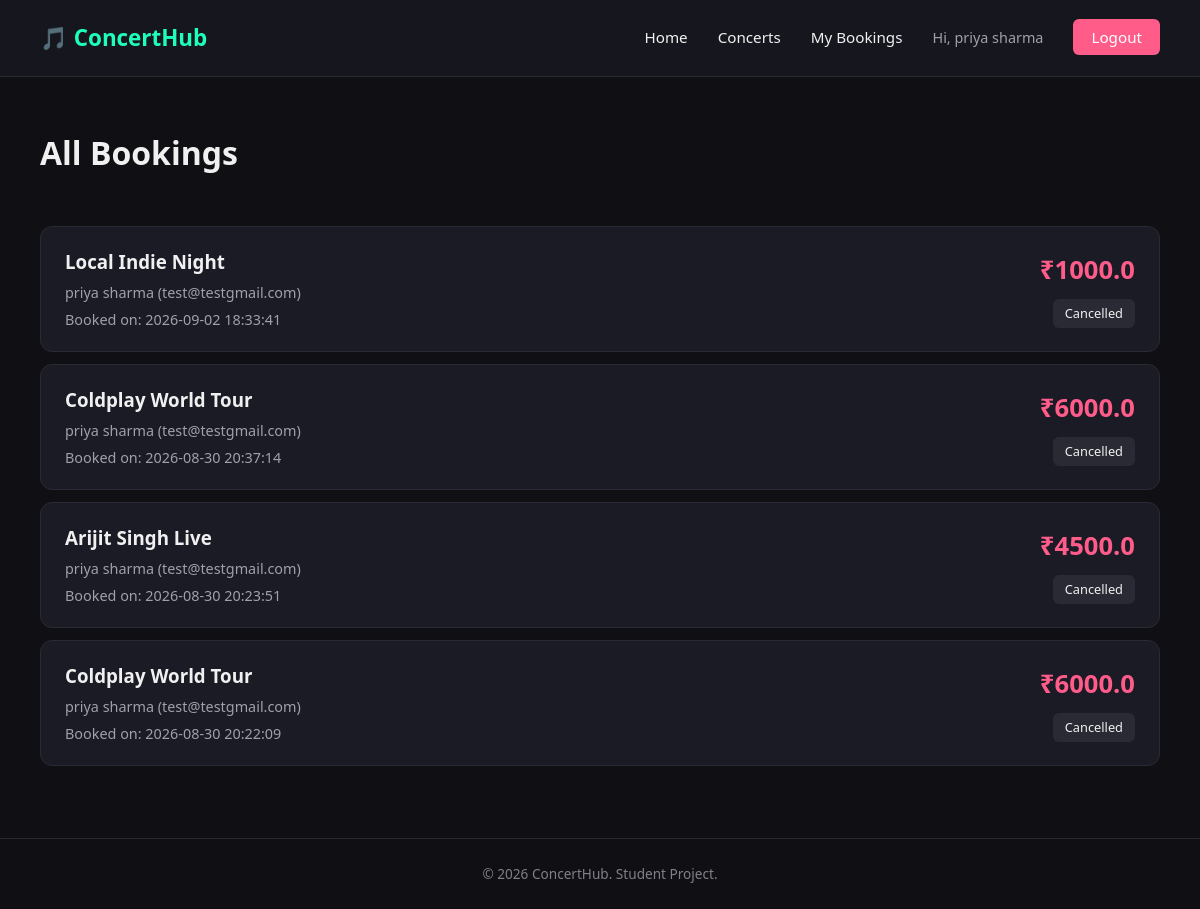
The page /admin/bookings (signed in) on the database as committed earlier.
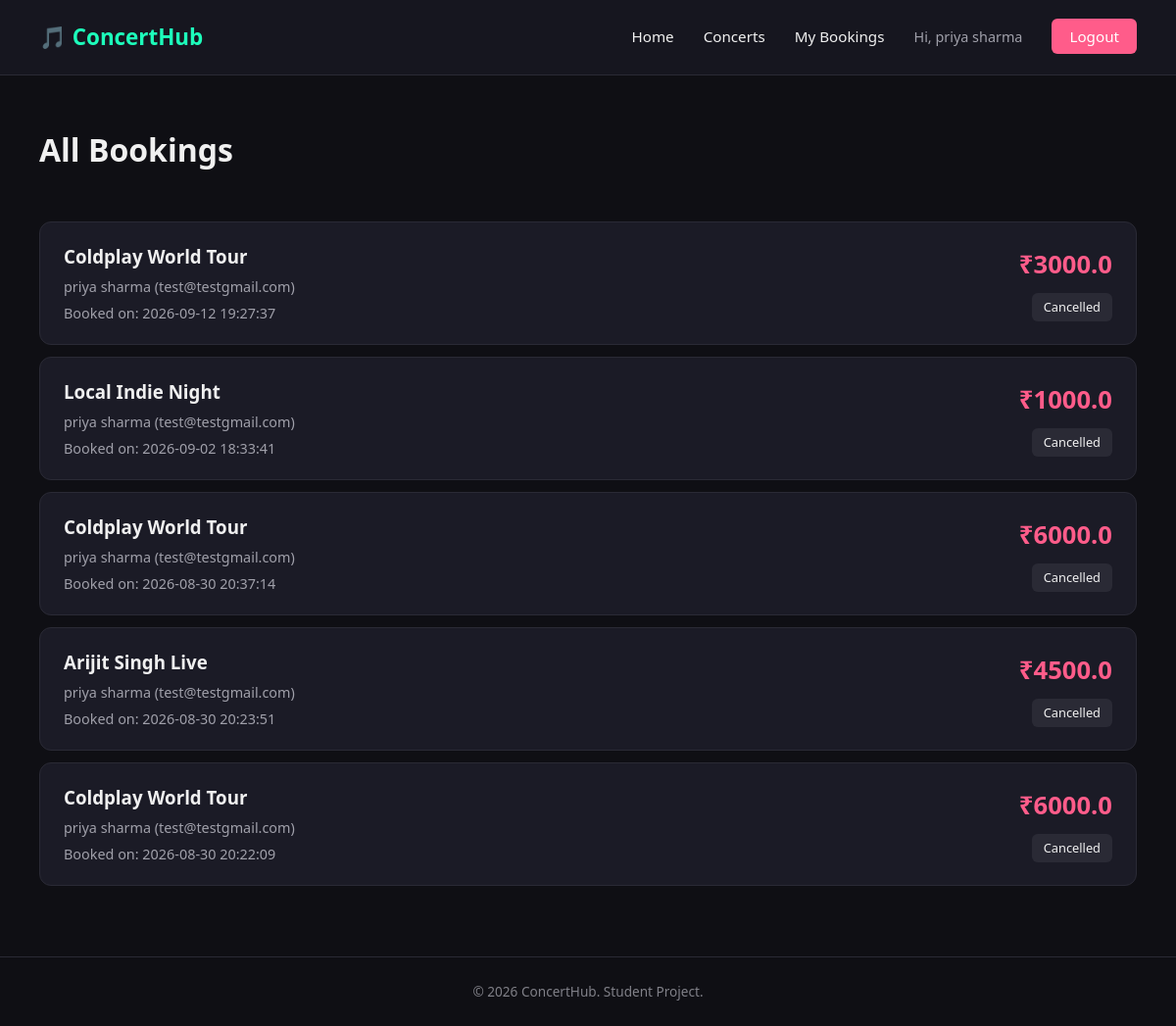
The same page on the database as committed later.
### tables this page shows
CREATE TABLE bookings (
        id INTEGER PRIMARY KEY AUTOINCREMENT,
        user_id INTEGER NOT NULL,
        concert_id INTEGER NOT NULL,
        booking_date TEXT NOT NULL,
        total_amount REAL NOT NULL,
        status TEXT NOT NULL DEFAULT 'confirmed',
        FOREIGN KEY (user_id) REFERENCES users (id),
        FOREIGN KEY (concert_id) REFERENCES concerts (id)
    );

CREATE TABLE concerts (
        id INTEGER PRIMARY KEY AUTOINCREMENT,
        artist TEXT NOT NULL,
        concert_name TEXT NOT NULL,
        venue TEXT NOT NULL,
        city TEXT NOT NULL,
        date TEXT NOT NULL,
        time TEXT NOT NULL,
        price REAL NOT NULL,
        description TEXT,
        total_seats INTEGER NOT NULL
    );

CREATE TABLE users (
        id INTEGER PRIMARY KEY AUTOINCREMENT,
        name TEXT NOT NULL,
        email TEXT NOT NULL UNIQUE,
        password TEXT NOT NULL,
        role TEXT NOT NULL DEFAULT 'user'
    );

### app.py (the view)
@app.route('/admin/bookings')
@admin_required
def admin_bookings():
    connection = get_db_connection()
    bookings = connection.execute('''
        SELECT bookings.id AS booking_id,
               bookings.booking_date,
               bookings.total_amount,
               bookings.status,
               users.name AS user_name,
               users.email AS user_email,
               concerts.concert_name
        FROM bookings
        JOIN users ON bookings.user_id = users.id
        JOIN concerts ON bookings.concert_id = concerts.id
        ORDER BY bookings.booking_date DESC
    ''').fetchall()
    connection.close()
    return render_template('admin-bookings.html', bookings=bookings)

### app.py (called while the page is built)
def get_db_connection():
    connection = sqlite3.connect('database/database.db')
    connection.row_factory = sqlite3.Row  # lets us access columns by name, not just by position
    return connection

def is_admin():
    return session.get('user_role') == 'admin'

def admin_required(f):
    @wraps(f)
    def decorated_function(*args, **kwargs):
        if 'user_id' not in session:
            return redirect(url_for('login'))
        if not is_admin():
            return "You do not have permission to access this page.", 403
        return f(*args, **kwargs)
    return decorated_function

### templates/admin-bookings.html (shortened to what this page needs)
{% extends "base.html" %}
{% block content %}
    <section class="page-header">
        <h1>All Bookings</h1>
    </section>
    <section class="admin-concert-list">
        {% for booking in bookings %}
        <div class="admin-concert-row">
            <div>
                <h3>{{ booking['concert_name'] }}</h3>
                <p class="booking-meta">{{ booking['user_name'] }} ({{ booking['user_email'] }})</p>
                <p class="booking-meta">Booked on: {{ booking['booking_date'] }}</p>
            </div>
            <div style="text-align: right;">
                <p class="summary-total">₹{{ booking['total_amount'] }}</p>
                <span class="booking-status">{{ booking['status'] }}</span>
            </div>
        </div>
        {% endfor %}
    </section>
{% endblock %}

Rows that differ between the two databases and show on the page:
added bookings: concert_name "Coldplay World Tour", user_name "priya sharma", user_email "test@testgmail.com", booking_date "2026-09-12 19:27:37", total_amount "3000.0", status "Cancelled"
